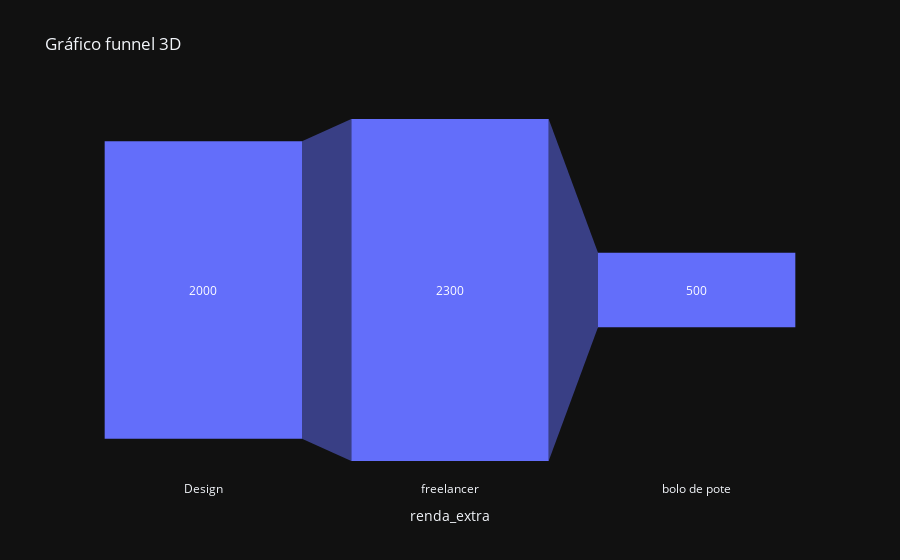

The notebook cell saved with this chart:
### Code cell
import pandas as pd 
import plotly.express as px 

data = { 'renda_extra' : ['Design', 'freelancer', 'bolo de pote'], 'renda': [2000, 2300, 500]}

df = pd.DataFrame(data) 

grafico = px.funnel(df, x = 'renda_extra', y= 'renda',
                    title='Gráfico funnel 3D',
                    template= 'plotly_dark')

grafico.show()

### Figure 1 — Plotly figure (JSON) as saved in the notebook; plotly's stock layout.template omitted (floating-point values rounded to 4 significant figures)
{"data": [{"hovertemplate": "renda_extra=%{x}<br>renda=%{y}<extra></extra>", "legendgroup": "", "marker": {"color": "#636efa"}, "name": "", "orientation": "v", "showlegend": false, "x": ["Design", "freelancer", "bolo de pote"], "xaxis": "x", "y": [2000, 2300, 500], "yaxis": "y", "type": "funnel"}], "layout": {"xaxis": {"anchor": "y", "domain": [0, 1], "title": {"text": "renda_extra"}}, "yaxis": {"anchor": "x", "domain": [0, 1], "title": {"text": "renda"}}, "legend": {"tracegroupgap": 0}, "title": {"text": "Gráfico funnel 3D"}}}
